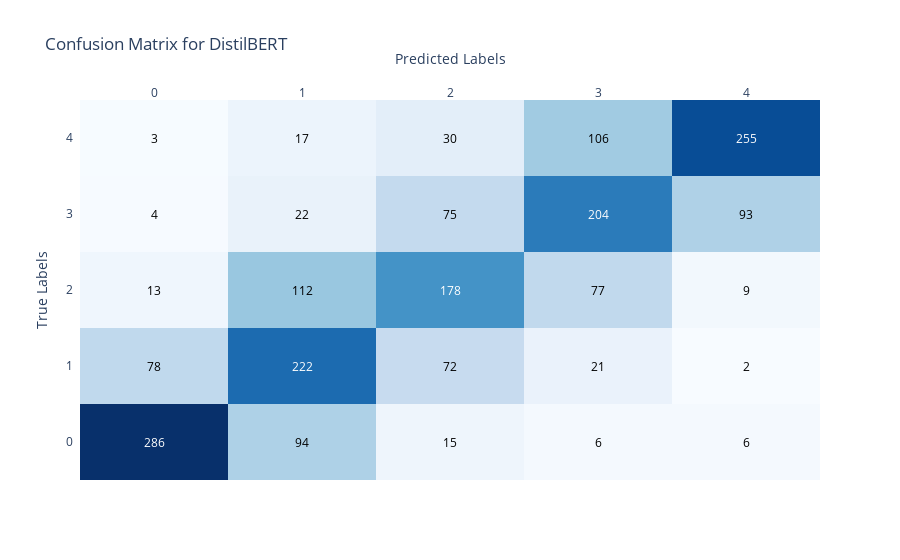

Notebook cell for this chart:
### Markdown cell above
This code handles the process of checking for an existing fine-tuned model, performing hyperparameter optimization if needed, fine-tuning the best model, and saving the results. It ensures that the best model configuration is used and preserved for future use.

### Code cell
# Define the objective function to include model_name as an input variable
def objective(trial, model_name, mode):
    learning_rate = trial.suggest_float("learning_rate", 1e-5, 5e-5, log=True)
    batch_size = trial.suggest_categorical("batch_size", [8, 16, 32])
    weight_decay = trial.suggest_float("weight_decay", 0.0, 0.3, step=0.01)
    _, _, eval_results = train_model(model_name, train_df, learning_rate, batch_size, weight_decay=weight_decay, mode=mode)
    return eval_results['eval_f1']

# Clear CUDA cache before fine-tuning to free up memory
torch.cuda.empty_cache()

# Set mode to fine_tuned
mode = 'fine_tuned'

# List of models to fine-tune
models_to_fine_tune = ['DistilBERT']

def fine_tune_model(model_name, train_df, mode='fine_tuned'):
    model_dir = f"./models/{mode}/{model_name}"
    if os.path.exists(model_dir):
        logger.info(f"Loading existing fine-tuned model: {model_name}")
        # Load the existing fine-tuned model
        model, tokenizer, eval_results = load_model(model_name, mode)
        return model, tokenizer, eval_results

    # Fine-tune the model using Optuna
    logger.info(f"Starting Optuna study for {model_name}")
    study = optuna.create_study(direction="maximize", pruner=optuna.pruners.MedianPruner())
    
    # Pass the model name to the objective function using lambda
    study.optimize(lambda trial: objective(trial, model_name, mode), n_trials=20)

    # Get the best trial from the Optuna study
    best_trial = study.best_trial
    logger.info(f"Best trial: {best_trial.params}")

    # Extract the best hyperparameters from the trial
    best_learning_rate = best_trial.params['learning_rate']
    best_batch_size = best_trial.params['batch_size']
    best_weight_decay = best_trial.params['weight_decay']

    # Train the model with the best hyperparameters
    logger.info(f"Fine-tuning model {model_name} with best hyperparameters")
    model, tokenizer, eval_results = train_model(
        model_name, train_df, best_learning_rate, best_batch_size, weight_decay=best_weight_decay, use_early_stopping=True, mode=mode)

    # Add an identifier to the model config for the fine-tuned model
    model.config.model_id = f"{model_name}_{mode}"

    # Save the fine-tuned model and tokenizer
    model.save_pretrained(model_dir)
    tokenizer.save_pretrained(model_dir)

    # Save the evaluation results of the fine-tuned model
    with open(f"./models/{mode}/{model_name}/eval_results.json", "w") as f:
        json.dump(eval_results, f)

    return model, tokenizer, eval_results

# Fine-tune models
for model_name in models_to_fine_tune:
    fine_tuned_model, fine_tuned_tokenizer, fine_tuned_eval_results = fine_tune_model(model_name, train_df)

### Figure 1 — Plotly figure (JSON) as saved in the notebook; plotly's stock layout.template omitted (floating-point values rounded to 4 significant figures)
{"data": [{"colorscale": [[0, "rgb(247,251,255)"], [0.125, "rgb(222,235,247)"], [0.25, "rgb(198,219,239)"], [0.375, "rgb(158,202,225)"], [0.5, "rgb(107,174,214)"], [0.625, "rgb(66,146,198)"], [0.75, "rgb(33,113,181)"], [0.875, "rgb(8,81,156)"], [1, "rgb(8,48,107)"]], "reversescale": false, "showscale": false, "type": "heatmap", "x": ["0", "1", "2", "3", "4"], "y": ["0", "1", "2", "3", "4"], "z": [[286, 94, 15, 6, 6], [78, 222, 72, 21, 2], [13, 112, 178, 77, 9], [4, 22, 75, 204, 93], [3, 17, 30, 106, 255]]}], "layout": {"annotations": [{"font": {"color": "#FFFFFF"}, "showarrow": false, "text": "286", "x": "0", "xref": "x", "y": "0", "yref": "y"}, {"font": {"color": "#000000"}, "showarrow": false, "text": "94", "x": "1", "xref": "x", "y": "0", "yref": "y"}, {"font": {"color": "#000000"}, "showarrow": false, "text": "15", "x": "2", "xref": "x", "y": "0", "yref": "y"}, {"font": {"color": "#000000"}, "showarrow": false, "text": "6", "x": "3", "xref": "x", "y": "0", "yref": "y"}, {"font": {"color": "#000000"}, "showarrow": false, "text": "6", "x": "4", "xref": "x", "y": "0", "yref": "y"}, {"font": {"color": "#000000"}, "showarrow": false, "text": "78", "x": "0", "xref": "x", "y": "1", "yref": "y"}, {"font": {"color": "#FFFFFF"}, "showarrow": false, "text": "222", "x": "1", "xref": "x", "y": "1", "yref": "y"}, {"font": {"color": "#000000"}, "showarrow": false, "text": "72", "x": "2", "xref": "x", "y": "1", "yref": "y"}, {"font": {"color": "#000000"}, "showarrow": false, "text": "21", "x": "3", "xref": "x", "y": "1", "yref": "y"}, {"font": {"color": "#000000"}, "showarrow": false, "text": "2", "x": "4", "xref": "x", "y": "1", "yref": "y"}, {"font": {"color": "#000000"}, "showarrow": false, "text": "13", "x": "0", "xref": "x", "y": "2", "yref": "y"}, {"font": {"color": "#000000"}, "showarrow": false, "text": "112", "x": "1", "xref": "x", "y": "2", "yref": "y"}, {"font": {"color": "#FFFFFF"}, "showarrow": false, "text": "178", "x": "2", "xref": "x", "y": "2", "yref": "y"}, {"font": {"color": "#000000"}, "showarrow": false, "text": "77", "x": "3", "xref": "x", "y": "2", "yref": "y"}, {"font": {"color": "#000000"}, "showarrow": false, "text": "9", "x": "4", "xref": "x", "y": "2", "yref": "y"}, {"font": {"color": "#000000"}, "showarrow": false, "text": "4", "x": "0", "xref": "x", "y": "3", "yref": "y"}, {"font": {"color": "#000000"}, "showarrow": false, "text": "22", "x": "1", "xref": "x", "y": "3", "yref": "y"}, {"font": {"color": "#000000"}, "showarrow": false, "text": "75", "x": "2", "xref": "x", "y": "3", "yref": "y"}, {"font": {"color": "#FFFFFF"}, "showarrow": false, "text": "204", "x": "3", "xref": "x", "y": "3", "yref": "y"}, {"font": {"color": "#000000"}, "showarrow": false, "text": "93", "x": "4", "xref": "x", "y": "3", "yref": "y"}, {"font": {"color": "#000000"}, "showarrow": false, "text": "3", "x": "0", "xref": "x", "y": "4", "yref": "y"}, {"font": {"color": "#000000"}, "showarrow": false, "text": "17", "x": "1", "xref": "x", "y": "4", "yref": "y"}, {"font": {"color": "#000000"}, "showarrow": false, "text": "30", "x": "2", "xref": "x", "y": "4", "yref": "y"}, {"font": {"color": "#000000"}, "showarrow": false, "text": "106", "x": "3", "xref": "x", "y": "4", "yref": "y"}, {"font": {"color": "#FFFFFF"}, "showarrow": false, "text": "255", "x": "4", "xref": "x", "y": "4", "yref": "y"}], "title": {"text": "Confusion Matrix for DistilBERT"}, "xaxis": {"dtick": 1, "gridcolor": "rgb(0, 0, 0)", "side": "top", "ticks": "", "title": {"text": "Predicted Labels"}}, "yaxis": {"dtick": 1, "ticks": "", "ticksuffix": "  ", "title": {"text": "True Labels"}}}}
